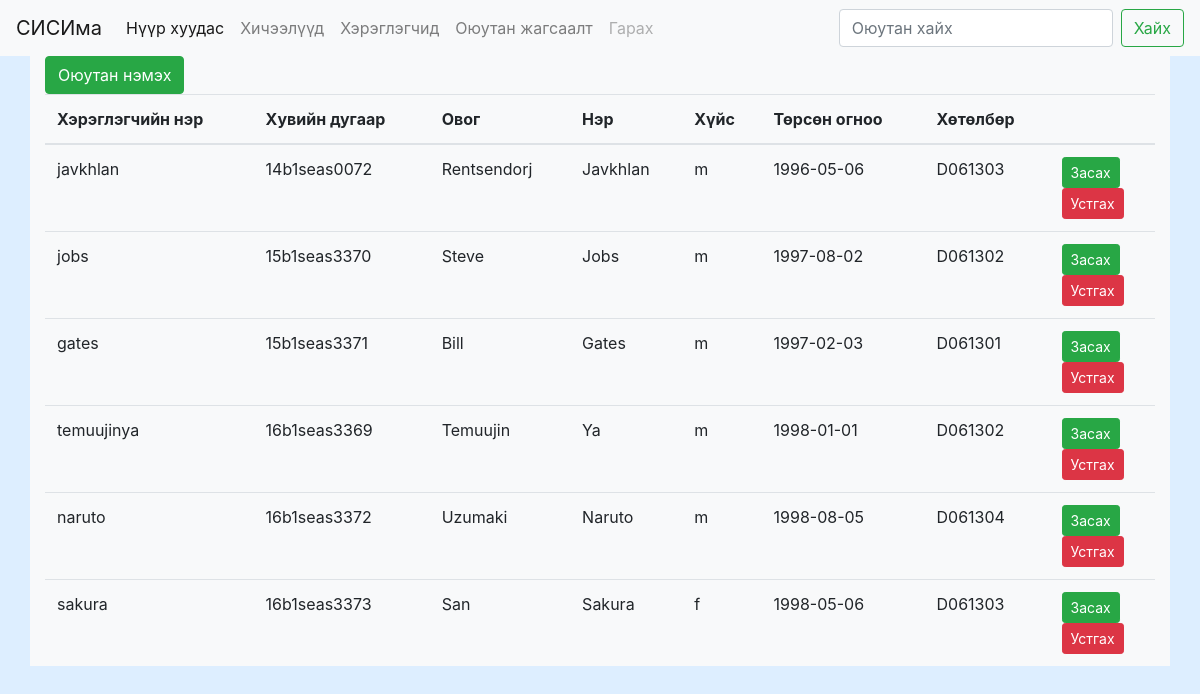
Screenshot of / (signed in) with the database file from the repository.
### tables this page shows
CREATE TABLE `student` (
  `studentID` varchar(15) NOT NULL,
  `userName` varchar(32) NOT NULL,
  `lastName` varchar(20) NOT NULL,
  `firstName` varchar(20) NOT NULL,
  `gender` enum('m','f') NOT NULL,
  `dob` date NOT NULL,
  `programIndex` varchar(8) NOT NULL
);

### include/functions.php (called while the page is built, shortened)
<?php
function findUserRole($username){
    global $pdo;
    $query = "select * from users where userName=:username";
    $query = $pdo->prepare($query);
    $query->bindParam(":username",$username);
    $query->execute();
    $query=$query->fetch();
    return $query["role"];
}
function isAdmin($username){
    if(findUserRole($username)){
        return true;
    }else{
        return false;
    }
}
?>

### include/config.php (called while the page is built)
<?php
$site_url="http://localhost/weblab4";
?>

### list.php (the view, shortened to what this page needs)
<?php
    require_once __DIR__ ."/include/init.php";
    include_once __DIR__."/include/partials/header.php";
    include_once __DIR__."/include/partials/navbar.php";
if(isAdmin($_SESSION['username'])){
    $students="select * from student";
    mysqli_set_charset($db,"utf8");
    $result= mysqli_query($db, $students);
    $render = "<div class='container bg-light'>";
    $render .= "<a class='btn btn-success btn-md' href='./insert.php'>Оюутан нэмэх</a>";
    $render .= "<table class='table table-hover'>
        <thead>
            <tr>
                <th scope='col'>Хэрэглэгчийн нэр</th>
                <th scope='col'>Хувийн дугаар</th>
                <th scope='col'>Овог</th>
                <th scope='col'>Нэр</th>
                <th scope='col'>Хүйс</th>
                <th scope='col'>Төрсөн огноо</th>
                <th scope='col'>Хөтөлбөр</th>
                <th scope='col'></th>
            </tr>
        </thead>";
    while($student = mysqli_fetch_assoc($result)){
        $tempStudent = $student;
        $render.= "<tr>
                <td>{$tempStudent["userName"]}</td>
                <td>{$tempStudent["studentID"]}</td>
                <td>{$tempStudent["lastName"]}</td>
                <td>{$tempStudent["firstName"]}</td>
                <td>{$tempStudent["gender"]}</td>
                <td>{$tempStudent["dob"]}</td>
                <td>{$tempStudent["programIndex"]}</td>
                <td>
                    <form method='get' action='update.php'>
                        <button class='btn btn-success btn-sm' name='s_id' value='{$tempStudent["studentID"]}'>Засах</button>
                    </form>
                    <form method='get' action='delete.php'>
                        <button class='btn btn-danger btn-sm' name='s_id' value='{$tempStudent["studentID"]}'>Устгах</button>
                    </form>
                </td>
            </tr>";
    }
    $render.="</table>
        </div>";
    echo $render;
?>
<?php
    include "./include/partials/footer.php";
}else{
    header("location: ./index.php");
}
?>

### index.php (shortened to what this page needs)
<?php
require_once __DIR__."/include/init.php";
if(!isset($_SESSION['username'])){
    require_once "include/auth/auth.php";
}elseif(isAdmin($_SESSION['username'])){
    require_once "list.php";
}else {
    require_once "courses.php";
}
include_once __DIR__."/include/partials/footer.php";
?>

### include/partials/header.php (shortened to what this page needs)
<?php
require_once __DIR__ ."/../config.php";
?>
<!DOCTYPE html>
<html lang="mn">
<head>
  <link rel="stylesheet" href="<? echo $site_url;?>/public/bootstrap/css/bootstrap.min.css"/>
  <link href="https://cdn.jsdelivr.net/npm/gijgo@1.9.6/css/gijgo.min.css" rel="stylesheet" type="text/css">
  <link rel="stylesheet" href="<? echo $site_url;?>/public/style/main.css"/>
</head>
<body>

### include/partials/navbar.php (shortened to what this page needs)
<nav class="navbar navbar-expand-lg navbar-light bg-light">
  <a class="navbar-brand" href="#">СИСИма</a>
  <div class="collapse navbar-collapse" id="navbarTogglerDemo03">
    <ul class="navbar-nav mr-auto mt-2 mt-lg-0">
      <li class="nav-item active">
        <a class="nav-link" href="./">Нүүр хуудас <span class="sr-only">(current)</span></a>
      </li>
      <li class="nav-item">
        <a class="nav-link" href="./courses.php">Хичээлүүд</a>
      </li>
      <? if(isAdmin($_SESSION["username"])){ ?>
      <li class="nav-item">
        <a class="nav-link" href="./users.php">Хэрэглэгчид</a>
      </li>
      <li class="nav-item">
        <a class="nav-link" href="./list.php">Оюутан жагсаалт</a>
      </li>
      <? } ?>
      <li class="nav-item">
        <a class="nav-link disabled" href="log_out.php">Гарах</a>
      </li>
    </ul>
    <form class="form-inline my-2 my-lg-0" action="./" method="post">
      <input class="form-control mr-sm-2" type="search" name="searchStudentByLname" placeholder="Оюутан хайх" aria-label="Search">
      <button class="btn btn-outline-success my-2 my-sm-0" type="submit">Хайх</button>
    </form>
  </div>
</nav>

### include/partials/footer.php (shortened to what this page needs)
<? require_once __DIR__ ."/../config.php";  ?>
</body>
</html>

### public/style/main.css (style rules this page uses)
body { background-color: #ddeeff; }

### rows the page displays
student: userName "javkhlan", studentID "14b1seas0072", lastName "Rentsendorj", firstName "Javkhlan", gender "m", dob "1996-05-06", programIndex "D061303"
student: userName "jobs", studentID "15b1seas3370", lastName "Steve", firstName "Jobs", gender "m", dob "1997-08-02", programIndex "D061302"
student: userName "gates", studentID "15b1seas3371", lastName "Bill", firstName "Gates", gender "m", dob "1997-02-03", programIndex "D061301"
student: userName "temuujinya", studentID "16b1seas3369", lastName "Temuujin", firstName "Ya", gender "m", dob "1998-01-01", programIndex "D061302"
student: userName "naruto", studentID "16b1seas3372", lastName "Uzumaki", firstName "Naruto", gender "m", dob "1998-08-05", programIndex "D061304"
student: userName "sakura", studentID "16b1seas3373", lastName "San", firstName "Sakura", gender "f", dob "1998-05-06", programIndex "D061303"
